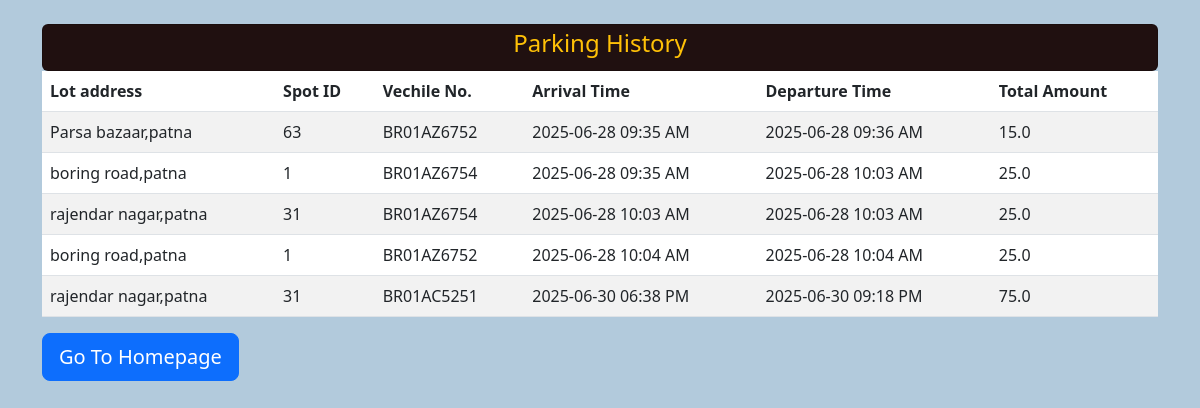
Page /user/history/2 (signed in) on the committed database.
### controllers/model.py (models this page shows)
class ParkingHistory(db.Model):
    id = db.Column(db.Integer, primary_key=True)
    user_id = db.Column(db.Integer)
    lot_name = db.Column(db.String(50))
    lot_address = db.Column(db.String(200))
    spot_id= db.Column(db.Integer)
    vehicle_number = db.Column(db.String(20))
    time_in = db.Column(db.String(20))
    time_out = db.Column(db.String(20))
    cost = db.Column(db.Float)

### controllers/user_route.py (the view)
@app.route("/user/history/<int:user_id>")
@login_required
def history(user_id):
    history = ParkingHistory.query.filter_by(user_id=user_id).all()
    return render_template("history.html",history=history,user_id=user_id)

### app.py (called while the page is built)
@login_manager.user_loader
def load_user(user_id):
    return User.query.get(user_id)

### templates/history.html (shortened to what this page needs)
<!DOCTYPE html>
<html lang="en">
<head>
  <link href="https://cdn.jsdelivr.net/npm/bootstrap@5.3.0/dist/css/bootstrap.min.css" rel="stylesheet">
</head>
<body>
      <div class="container mt-4">
    <div class="card mx-auto p-1" style="background-color: #201010;">
    <h4 class="text-center mb-6 text-warning">Parking History</h4>
     </div>
    <table class="table table-striped">
      <thead>
        <tr>
          <th>Lot address</th>
          <th>Spot ID</th>
          <th>Vechile No.</th>
          <th>Arrival Time</th>
          <th>Departure Time</th>
          <th>Total Amount</th>
        </tr>
      </thead>
      <tbody>
        {% for user in history %}
         <tr>
           <td>{{ user.lot_address }}</td>
           <td>{{ user.spot_id }}</td>
           <td>{{ user.vehicle_number }}</td>
           <td>{{ user.time_in }}</td>
           <td>{{ user.time_out }}</td>
           <td>{{ user.cost }}</td>
         </tr>
         {% else %}
         <tr>
            <td colspan="6">No Recod Found</td>
         </tr>
        {% endfor %}
        </tbody>
    </table>
    <a href="{{ url_for('user_dashboard', user_id=user_id) }}" class="btn btn-primary btn-lg">Go To Homepage</a>
</div>
</body>
</html>

### templates/history.html (style rules this page uses)
body { background-color: #b2cadc; }

### rows in the picture
ParkingHistory: lot_address "Parsa bazaar,patna", spot_id "63", vehicle_number "BR01AZ6752", time_in "2025-06-28 09:35 AM", time_out "2025-06-28 09:36 AM", cost "15.0"
ParkingHistory: lot_address "boring road,patna", spot_id "1", vehicle_number "BR01AZ6754", time_in "2025-06-28 09:35 AM", time_out "2025-06-28 10:03 AM", cost "25.0"
ParkingHistory: lot_address "rajendar nagar,patna", spot_id "31", vehicle_number "BR01AZ6754", time_in "2025-06-28 10:03 AM", time_out "2025-06-28 10:03 AM", cost "25.0"
ParkingHistory: lot_address "boring road,patna", spot_id "1", vehicle_number "BR01AZ6752", time_in "2025-06-28 10:04 AM", time_out "2025-06-28 10:04 AM", cost "25.0"
ParkingHistory: lot_address "rajendar nagar,patna", spot_id "31", vehicle_number "BR01AC5251", time_in "2025-06-30 06:38 PM", time_out "2025-06-30 09:18 PM", cost "75.0"
